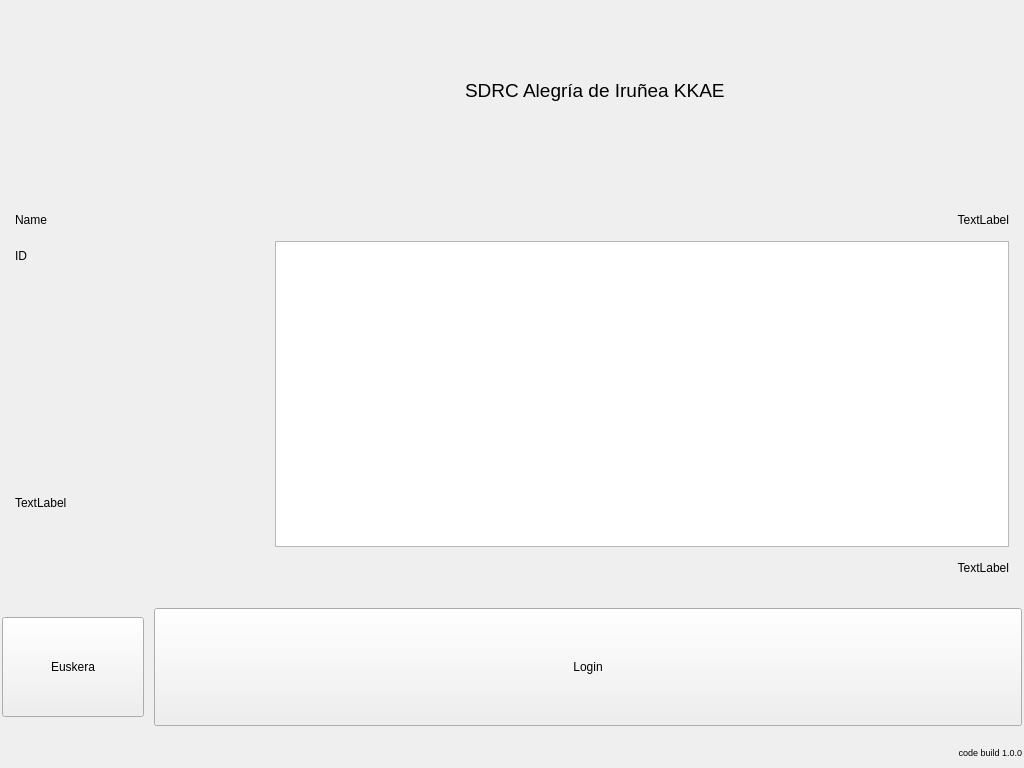
<?xml version="1.0" encoding="UTF-8"?>
<ui version="4.0">
 <class>LoginWindow</class>
 <widget class="QWidget" name="LoginWindow">
  <property name="geometry">
   <rect>
    <x>0</x>
    <y>0</y>
    <width>1024</width>
    <height>768</height>
   </rect>
  </property>
  <property name="minimumSize">
   <size>
    <width>1024</width>
    <height>768</height>
   </size>
  </property>
  <property name="maximumSize">
   <size>
    <width>1024</width>
    <height>768</height>
   </size>
  </property>
  <property name="windowTitle">
   <string notr="true"/>
  </property>
  <property name="locale">
   <locale language="Spanish" country="Spain"/>
  </property>
  <layout class="QVBoxLayout" name="verticalLayout">
   <property name="spacing">
    <number>10</number>
   </property>
   <property name="leftMargin">
    <number>1</number>
   </property>
   <property name="topMargin">
    <number>1</number>
   </property>
   <property name="rightMargin">
    <number>1</number>
   </property>
   <property name="bottomMargin">
    <number>1</number>
   </property>
   <item>
    <widget class="QFrame" name="topFrame">
     <property name="minimumSize">
      <size>
       <width>0</width>
       <height>180</height>
      </size>
     </property>
     <property name="maximumSize">
      <size>
       <width>16777215</width>
       <height>180</height>
      </size>
     </property>
     <layout class="QHBoxLayout" name="horizontalLayout">
      <item>
       <spacer name="horizontalSpacer">
        <property name="orientation">
         <enum>Qt::Horizontal</enum>
        </property>
        <property name="sizeHint" stdset="0">
         <size>
          <width>40</width>
          <height>20</height>
         </size>
        </property>
       </spacer>
      </item>
      <item>
       <widget class="QWidget" name="imageWidget" native="true">
        <property name="minimumSize">
         <size>
          <width>160</width>
          <height>162</height>
         </size>
        </property>
        <property name="maximumSize">
         <size>
          <width>160</width>
          <height>162</height>
         </size>
        </property>
        <property name="styleSheet">
         <string notr="true">background-image: url(&quot;:/images/alegrialogo.jpg&quot;)</string>
        </property>
       </widget>
      </item>
      <item>
       <widget class="QLabel" name="label">
        <property name="font">
         <font>
          <pointsize>7</pointsize>
         </font>
        </property>
        <property name="text">
         <string notr="true">&lt;html&gt;&lt;head/&gt;&lt;body&gt;&lt;p&gt;&lt;span style=&quot; font-size:14pt;&quot;&gt;SDRC Alegría de Iruñea KKAE&lt;/span&gt;&lt;/p&gt;&lt;/body&gt;&lt;/html&gt;</string>
        </property>
       </widget>
      </item>
      <item>
       <spacer name="horizontalSpacer_2">
        <property name="orientation">
         <enum>Qt::Horizontal</enum>
        </property>
        <property name="sizeHint" stdset="0">
         <size>
          <width>40</width>
          <height>20</height>
         </size>
        </property>
       </spacer>
      </item>
     </layout>
    </widget>
   </item>
   <item>
    <widget class="QWidget" name="lastInvoiceWidget" native="true">
     <layout class="QHBoxLayout" name="horizontalLayout_2">
      <property name="spacing">
       <number>10</number>
      </property>
      <property name="leftMargin">
       <number>3</number>
      </property>
      <property name="topMargin">
       <number>3</number>
      </property>
      <property name="rightMargin">
       <number>3</number>
      </property>
      <property name="bottomMargin">
       <number>3</number>
      </property>
      <item>
       <widget class="QWidget" name="lastMemberWidget" native="true">
        <property name="minimumSize">
         <size>
          <width>250</width>
          <height>0</height>
         </size>
        </property>
        <property name="maximumSize">
         <size>
          <width>250</width>
          <height>16777215</height>
         </size>
        </property>
        <layout class="QVBoxLayout" name="verticalLayout_2">
         <item>
          <widget class="QLabel" name="memberNameLabel">
           <property name="minimumSize">
            <size>
             <width>0</width>
             <height>30</height>
            </size>
           </property>
           <property name="maximumSize">
            <size>
             <width>16777215</width>
             <height>30</height>
            </size>
           </property>
           <property name="text">
            <string notr="true">Name</string>
           </property>
          </widget>
         </item>
         <item>
          <widget class="QLabel" name="memberIdLabel">
           <property name="minimumSize">
            <size>
             <width>0</width>
             <height>30</height>
            </size>
           </property>
           <property name="maximumSize">
            <size>
             <width>16777215</width>
             <height>30</height>
            </size>
           </property>
           <property name="text">
            <string notr="true">ID</string>
           </property>
          </widget>
         </item>
         <item>
          <spacer name="verticalSpacer">
           <property name="orientation">
            <enum>Qt::Vertical</enum>
           </property>
           <property name="sizeHint" stdset="0">
            <size>
             <width>20</width>
             <height>40</height>
            </size>
           </property>
          </spacer>
         </item>
         <item>
          <widget class="QLabel" name="memberImageLabel">
           <property name="minimumSize">
            <size>
             <width>160</width>
             <height>160</height>
            </size>
           </property>
           <property name="maximumSize">
            <size>
             <width>160</width>
             <height>160</height>
            </size>
           </property>
           <property name="text">
            <string notr="true">TextLabel</string>
           </property>
          </widget>
         </item>
        </layout>
       </widget>
      </item>
      <item>
       <widget class="QWidget" name="lastInvoiceWidget" native="true">
        <layout class="QVBoxLayout" name="verticalLayout_3">
         <item>
          <widget class="QLabel" name="lastInvoiceDateLabel">
           <property name="minimumSize">
            <size>
             <width>0</width>
             <height>30</height>
            </size>
           </property>
           <property name="maximumSize">
            <size>
             <width>16777215</width>
             <height>30</height>
            </size>
           </property>
           <property name="layoutDirection">
            <enum>Qt::LeftToRight</enum>
           </property>
           <property name="text">
            <string notr="true">TextLabel</string>
           </property>
           <property name="alignment">
            <set>Qt::AlignRight|Qt::AlignTrailing|Qt::AlignVCenter</set>
           </property>
          </widget>
         </item>
         <item>
          <widget class="QTableWidget" name="lastInvoiceTableWidget">
           <property name="editTriggers">
            <set>QAbstractItemView::NoEditTriggers</set>
           </property>
           <property name="selectionMode">
            <enum>QAbstractItemView::NoSelection</enum>
           </property>
           <attribute name="verticalHeaderVisible">
            <bool>false</bool>
           </attribute>
          </widget>
         </item>
         <item>
          <widget class="QLabel" name="lastInvoiceTotalLabel">
           <property name="minimumSize">
            <size>
             <width>0</width>
             <height>30</height>
            </size>
           </property>
           <property name="maximumSize">
            <size>
             <width>16777215</width>
             <height>30</height>
            </size>
           </property>
           <property name="text">
            <string notr="true">TextLabel</string>
           </property>
           <property name="alignment">
            <set>Qt::AlignRight|Qt::AlignTrailing|Qt::AlignVCenter</set>
           </property>
          </widget>
         </item>
        </layout>
       </widget>
      </item>
     </layout>
    </widget>
   </item>
   <item>
    <widget class="QWidget" name="loginWidget" native="true">
     <property name="minimumSize">
      <size>
       <width>0</width>
       <height>120</height>
      </size>
     </property>
     <property name="maximumSize">
      <size>
       <width>16777215</width>
       <height>120</height>
      </size>
     </property>
     <layout class="QHBoxLayout" name="horizontalLayout_4">
      <property name="spacing">
       <number>10</number>
      </property>
      <property name="leftMargin">
       <number>1</number>
      </property>
      <property name="topMargin">
       <number>1</number>
      </property>
      <property name="rightMargin">
       <number>1</number>
      </property>
      <property name="bottomMargin">
       <number>1</number>
      </property>
      <item>
       <widget class="QPushButton" name="languagePushButton">
        <property name="sizePolicy">
         <sizepolicy hsizetype="Minimum" vsizetype="Preferred">
          <horstretch>0</horstretch>
          <verstretch>0</verstretch>
         </sizepolicy>
        </property>
        <property name="minimumSize">
         <size>
          <width>142</width>
          <height>100</height>
         </size>
        </property>
        <property name="maximumSize">
         <size>
          <width>142</width>
          <height>100</height>
         </size>
        </property>
        <property name="text">
         <string notr="true">Euskera</string>
        </property>
        <property name="icon">
         <iconset>
          <normaloff>:/images/ikurrina.png</normaloff>
          <normalon>:/images/espanola.jpg</normalon>:/images/ikurrina.png</iconset>
        </property>
        <property name="iconSize">
         <size>
          <width>142</width>
          <height>100</height>
         </size>
        </property>
        <property name="checkable">
         <bool>true</bool>
        </property>
       </widget>
      </item>
      <item>
       <widget class="QPushButton" name="loginPushButton">
        <property name="sizePolicy">
         <sizepolicy hsizetype="Minimum" vsizetype="Preferred">
          <horstretch>0</horstretch>
          <verstretch>0</verstretch>
         </sizepolicy>
        </property>
        <property name="minimumSize">
         <size>
          <width>0</width>
          <height>0</height>
         </size>
        </property>
        <property name="maximumSize">
         <size>
          <width>16777215</width>
          <height>16777215</height>
         </size>
        </property>
        <property name="text">
         <string>Login</string>
        </property>
       </widget>
      </item>
     </layout>
    </widget>
   </item>
   <item>
    <widget class="QWidget" name="versionWidget" native="true">
     <property name="minimumSize">
      <size>
       <width>0</width>
       <height>30</height>
      </size>
     </property>
     <property name="maximumSize">
      <size>
       <width>16777215</width>
       <height>30</height>
      </size>
     </property>
     <layout class="QHBoxLayout" name="horizontalLayout_5">
      <property name="spacing">
       <number>1</number>
      </property>
      <property name="leftMargin">
       <number>1</number>
      </property>
      <property name="topMargin">
       <number>1</number>
      </property>
      <property name="rightMargin">
       <number>1</number>
      </property>
      <property name="bottomMargin">
       <number>1</number>
      </property>
      <item>
       <widget class="QLabel" name="versionLabel">
        <property name="font">
         <font>
          <pointsize>7</pointsize>
         </font>
        </property>
        <property name="layoutDirection">
         <enum>Qt::LeftToRight</enum>
        </property>
        <property name="text">
         <string notr="true">code build 1.0.0</string>
        </property>
        <property name="alignment">
         <set>Qt::AlignRight|Qt::AlignTrailing|Qt::AlignVCenter</set>
        </property>
       </widget>
      </item>
     </layout>
    </widget>
   </item>
  </layout>
 </widget>
 <layoutdefault spacing="6" margin="11"/>
 <resources/>
 <connections/>
</ui>
